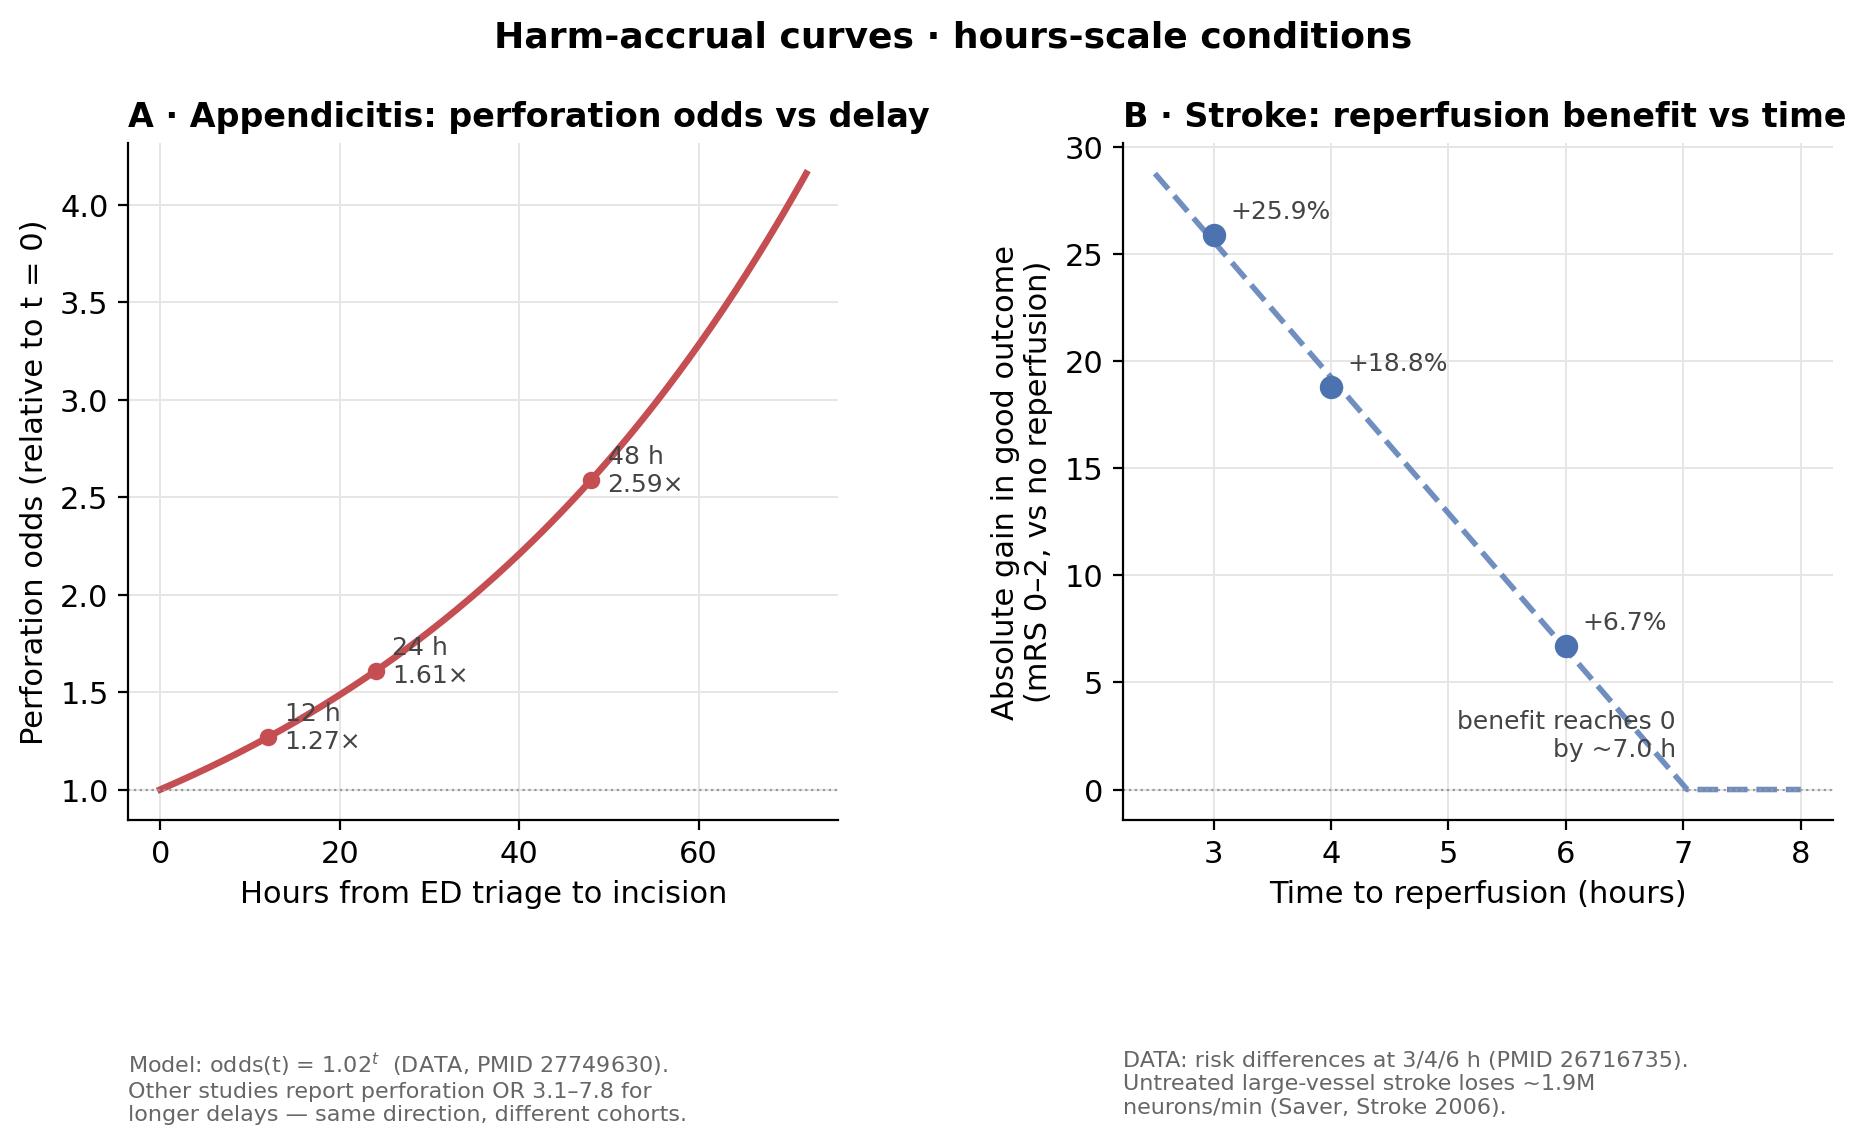

Write Python code to recreate this figure.
"""Task 4 - Figure 1: hours-scale harm accrual (appendicitis perforation; stroke reperfusion benefit)."""
import numpy as np
import matplotlib.pyplot as plt
from matplotlib import gridspec
import params as P

plt.rcParams.update({
    "font.family": "DejaVu Sans", "font.size": 11,
    "axes.spines.top": False, "axes.spines.right": False,
    "axes.titlesize": 12, "axes.titleweight": "bold",
    "axes.labelsize": 11, "figure.dpi": 110,
})
APP, STR, GRID = "#C44E52", "#4C72B0", "#E6E6E6"

fig = plt.figure(figsize=(11, 4.4))
gs = gridspec.GridSpec(1, 2, wspace=0.40)

# --- A: appendicitis perforation odds vs hours ---
axA = fig.add_subplot(gs[0])
t = np.linspace(0, 72, 400)
orc = P.APP_PERF_OR_PER_H ** t
axA.plot(t, orc, color=APP, lw=2.4)
for h in (12, 24, 48):
    y = P.APP_PERF_OR_PER_H ** h
    axA.scatter([h], [y], color=APP, zorder=5, s=28)
    axA.annotate(f"{h} h\n{y:.2f}\u00d7", (h, y), textcoords="offset points",
                 xytext=(6, -4), fontsize=9, color="#444")
axA.axhline(1, color="#999", lw=0.8, ls=":")
axA.set_xlabel("Hours from ED triage to incision")
axA.set_ylabel("Perforation odds (relative to t = 0)")
axA.set_title("A \u00b7 Appendicitis: perforation odds vs delay", loc="left")
axA.grid(True, color=GRID, lw=0.7)
axA.text(0.0, -0.34,
         f"Model: odds(t) = {P.APP_PERF_OR_PER_H}$^{{t}}$  ({P.APP_PERF_OR_SRC[0]}, {P.APP_PERF_OR_SRC[1]}).\n"
         "Other studies report perforation OR 3.1\u20137.8 for\nlonger delays \u2014 same direction, different cohorts.",
         transform=axA.transAxes, fontsize=8, color="#666", va="top")

# --- B: stroke reperfusion benefit vs time ---
axB = fig.add_subplot(gs[1])
rt = np.array(sorted(P.STROKE_REPERF_RD))
rd = np.array([P.STROKE_REPERF_RD[k] for k in rt], float)
coef = np.polyfit(rt, rd, 1)                       # linear decay through the 3 reported points
xs = np.linspace(2.5, 8, 200)
axB.plot(xs, np.clip(np.polyval(coef, xs), 0, None), color=STR, lw=2.0, ls="--", alpha=0.8)
axB.scatter(rt, rd, color=STR, s=55, zorder=5)
for x, y in zip(rt, rd):
    axB.annotate(f"+{y:.1f}%", (x, y), textcoords="offset points", xytext=(6, 6), fontsize=9, color="#444")
xz = -coef[1] / coef[0]
axB.axhline(0, color="#999", lw=0.8, ls=":")
axB.annotate(f"benefit reaches 0\nby ~{xz:.1f} h", (xz, 0), textcoords="offset points",
             xytext=(-4, 12), fontsize=9, color="#444", ha="right")
axB.set_xlabel("Time to reperfusion (hours)")
axB.set_ylabel("Absolute gain in good outcome\n(mRS 0\u20132, vs no reperfusion)")
axB.set_title("B \u00b7 Stroke: reperfusion benefit vs time", loc="left")
axB.grid(True, color=GRID, lw=0.7)
axB.text(0.0, -0.34,
         f"{P.STROKE_REPERF_SRC[0]}: risk differences at 3/4/6 h ({P.STROKE_REPERF_SRC[1]}).\n"
         f"Untreated large-vessel stroke loses ~{P.STROKE_NEURONS_PER_MIN/1e6:.1f}M\n"
         f"neurons/min ({P.STROKE_NEURONS_SRC[1]}).",
         transform=axB.transAxes, fontsize=8, color="#666", va="top")

fig.suptitle("Harm-accrual curves \u00b7 hours-scale conditions", fontsize=13, fontweight="bold", y=1.02)
fig.savefig("fig1_appendicitis_stroke.png", bbox_inches="tight", dpi=200)
print("saved fig1_appendicitis_stroke.png")
print(f"stroke benefit reaches 0 at t = {xz:.2f} h (slope {coef[0]:.2f} %/h)")
